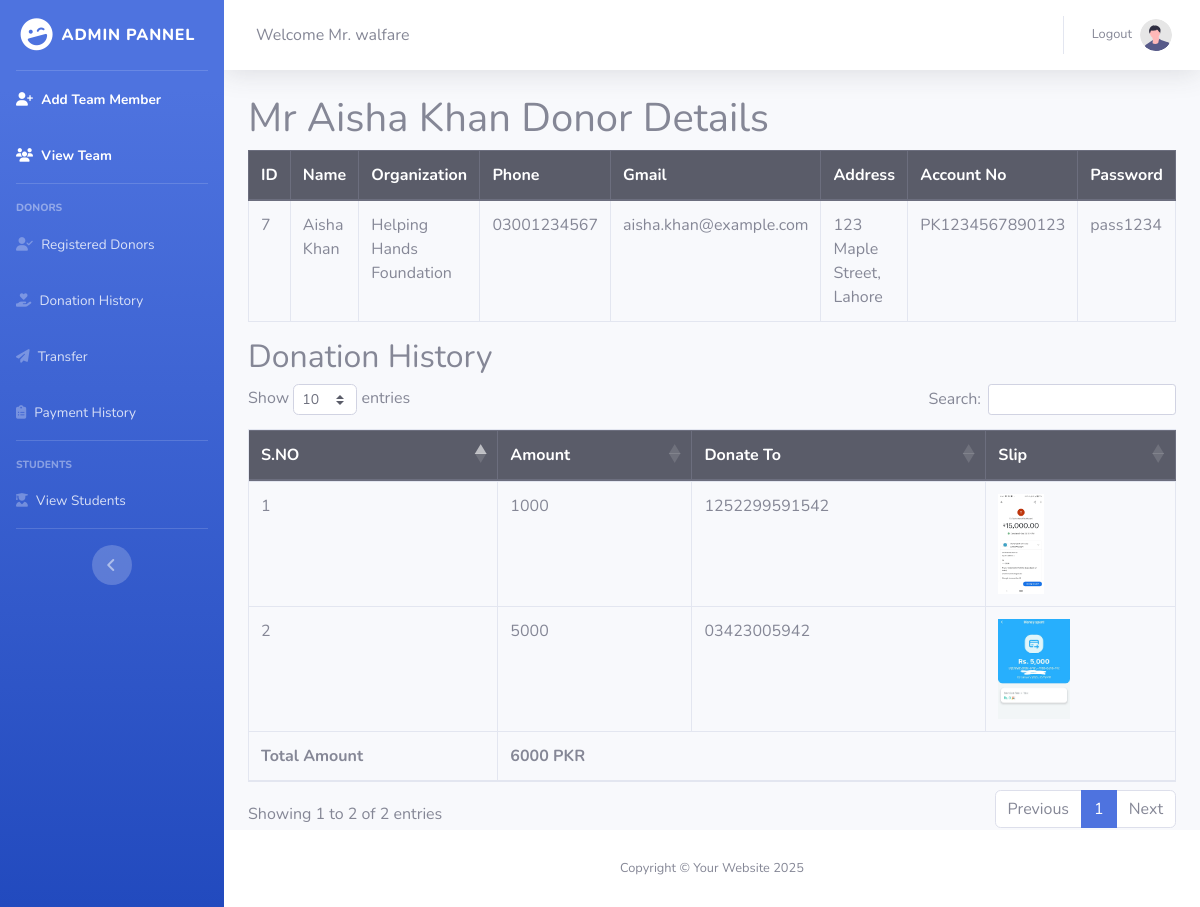
Screenshot of /Admin_pannel/Donor_Detail.php?ID=7 (signed in) with the database file from the repository.
### tables this page shows
CREATE TABLE `donor_registration` (
  `Donor_ID` int(11) NOT NULL AUTO_INCREMENT,
  `Donor_Name` varchar(100) NOT NULL,
  `Organization` varchar(100) DEFAULT NULL,
  `Phone` varchar(20) NOT NULL,
  `Email` varchar(100) NOT NULL,
  `Address` varchar(255) NOT NULL,
  `Account_No` varchar(50) NOT NULL,
  `Donor_Password` varchar(250) DEFAULT NULL,
  PRIMARY KEY (`Donor_ID`)
);

CREATE TABLE `donation_history` (
  `Donor` int(11) DEFAULT NULL,
  `Donate_Amount` int(200) DEFAULT NULL,
  `Donate_Slip` varchar(250) DEFAULT NULL,
  `account_number` varchar(250) DEFAULT NULL
);

### Admin_pannel/Donor_Detail.php (the view, shortened to what this page needs)
<?php
include './Admin_Header.php';
?>
<div class="container-fluid">
    <?php
    if (isset($_GET["ID"])) {
        $ID = $_GET["ID"];
        $selectQuery = "SELECT * FROM donor_registration WHERE Donor_ID = $ID";
        $result = mysqli_query($dblink, $selectQuery);
        $fetch_data = mysqli_fetch_array($result);
    }
    ?>
    <div class="table-responsive">
        <h1>Mr <?php echo $fetch_data[1]; ?> Donor Details</h1>
        <table class="table table-bordered">
            <thead class="thead-dark">
                <tr>
                    <th>ID</th>
                    <th>Name</th>
                    <th>Organization</th>
                    <th>Phone</th>
                    <th>Gmail</th>
                    <th>Address</th>
                    <th>Account No</th>
                    <th>Password</th>
                </tr>
            </thead>
            <tbody>
                <tr>
                    <td><?php echo $fetch_data[0]; ?></td>
                    <td><?php echo $fetch_data[1]; ?></td>
                    <td><?php echo $fetch_data[2]; ?></td>
                    <td><?php echo $fetch_data[3]; ?></td>
                    <td><?php echo $fetch_data[4]; ?></td>
                    <td><?php echo $fetch_data[5]; ?></td>
                    <td><?php echo $fetch_data[6]; ?></td>
                    <td><?php echo $fetch_data[7]; ?></td>
                </tr>
            </tbody>
        </table>
    </div>
    <h2>Donation History</h2>
    <table class="table table-bordered" id="dataTable" width="100%" cellspacing="0">
        <thead class="thead-dark">
            <tr>
                <th>S.NO</th>
                <th>Amount</th>
                <th>Donate To</th>
                <th>Slip</th>
            </tr>
        </thead>
        <tbody>
            <?php
            $query = "SELECT * FROM donation_history where Donor = $fetch_data[0]";
            $run = mysqli_query($dblink, $query);
            $id = 1;
                $DonatedAmount = 0;
            while ($fetch = mysqli_fetch_array($run)) {
            ?>
                <tr>
                    <td><?php echo $id; ?></td>
                    <td><?php echo $fetch[1]; $DonatedAmount+=$fetch[1];  ?></td>
                    <td><?php echo $fetch[3]; ?></td>
                    <td><img src="../Donor/Slips/<?php echo $fetch[2]; ?>" height="100px" alt=""></td>
                </tr>
            <?php
                $id++;
            }
            ?>
        </tbody>
        <tfoot>
                <th colspan="1">Total Amount</th>
                <th colspan="3"><?PhP echo $DonatedAmount," PKR"; ?></th>
            </tfoot>
    </table>
</div>
<?php
include './Admin_Footer.php';
?>

### Admin_pannel/Admin_Header.php (shortened to what this page needs)
<?php
include '../Connection.php';
if (((isset($_SESSION["Session_Admin_Gmail"]) and isset($_SESSION["Session_Admin_Password"])))) {
    $Admin_Gmail_from_ses = $_SESSION["Session_Admin_Gmail"];
    $Admin_Password_from_ses = $_SESSION["Session_Admin_Password"];
    $select = "select * from admin where Admin_Gmail = '$Admin_Gmail_from_ses' and Admin_Password = '$Admin_Password_from_ses'";
    $run = mysqli_query($dblink, $select);
    $fetch = mysqli_fetch_array($run);
    $LoginAdminName = $fetch[1];
}
?>
<!DOCTYPE html>
<html lang="en">
<head>
    <link href="Assets/vendor/fontawesome-free/css/all.min.css" rel="stylesheet" type="text/css">
    <link href="Assets/css/sb-admin-2.min.css" rel="stylesheet">
    <link href="Assets/vendor/datatables/dataTables.bootstrap4.min.css" rel="stylesheet">
</head>
<body id="page-top">
    <div id="wrapper">
        <ul class="navbar-nav bg-gradient-primary sidebar sidebar-dark accordion" id="accordionSidebar">
            <a class="sidebar-brand d-flex align-items-center justify-content-center" href="./Dashboard.php">
                <div class="sidebar-brand-icon rotate-n-15">
                    <i class="fas fa-laugh-wink"></i>
                </div>
                <div class="sidebar-brand-text mx-2">Admin Pannel</div>
            </a>
            <hr class="sidebar-divider my-0">
            <li class="nav-item active">
                <a class="nav-link" href="./Add_Team_Member.php">
                    <i class="fas fa-user-plus"></i>
                    <span>Add Team Member</span></a>
            </li>
            <li class="nav-item active">
                <a class="nav-link" href="./View_Team.php">
                    <i class="fas fa-users"></i>
                    <span>View Team</span></a>
            </li>
            <hr class="sidebar-divider">
            <div class="sidebar-heading">
                Donors
            </div>
            <li class="nav-item">
                <a class="nav-link" href="./Registered_Donors.php">
                    <i class="fas fa-user-check"></i>
                    <span>Registered Donors</span></a>
            </li>
            <li class="nav-item">
                <a class="nav-link" href="./Donation_History.php">
                    <i class="fas fa-hand-holding-heart"></i>
                    <span>Donation History</span></a>
            </li>
            <li class="nav-item">
                <a class="nav-link" href="./Transfer.php">
                    <i class="fas fa-paper-plane"></i>
                    <span>Transfer</span></a>
            </li>
            <li class="nav-item">
                <a class="nav-link" href="./Payment_History.php">
                    <i class="fas fa-clipboard-list"></i>
                    <span>Payment History</span></a>
            </li>
            <hr class="sidebar-divider">
            <div class="sidebar-heading">
                Students
            </div>
            <li class="nav-item">
                <a class="nav-link" href="./View_Students.php">
                    <i class="fas fa-user-graduate"></i>
                    <span>View Students</span></a>
            </li>
            <hr class="sidebar-divider d-none d-md-block">
            <div class="text-center d-none d-md-inline">
                <button class="rounded-circle border-0" id="sidebarToggle"></button>
            </div>
        </ul>
        <div id="content-wrapper" class="d-flex flex-column">
            <div id="content">
                <nav class="navbar navbar-expand navbar-light bg-white topbar mb-4 static-top shadow">
                    <div class="d-none d-sm-inline-block form-inline mr-auto ml-md-3 my-2 my-md-0 mw-100 ">
                        <span>Welcome Mr. <?php echo $LoginAdminName; ?></span>
                    </div>
                    <ul class="navbar-nav ml-auto">
                        <li class="nav-item dropdown no-arrow">
                            <a class="nav-link dropdown-toggle" href="#" id="userDropdown" role="button" data-toggle="dropdown" aria-haspopup="true" aria-expanded="false">
                                <span class="mr-2 d-none d-lg-inline text-gray-600 small">Logout</span>
                                <img class="img-profile rounded-circle" src="Assets/img/undraw_profile.svg">
                            </a>
                        </li>
                    </ul>
                </nav>

### rows the page displays
donor_registration: Donor_Name "Aisha Khan", Donor_ID "7", Organization "Helping Hands Foundation", Phone "03001234567", Email "aisha.khan@example.com", Address "123 Maple Street, Lahore", Account_No "PK1234567890123", Donor_Password "pass1234"
donation_history: Donate_Amount "1000", account_number "1252299591542", Donate_Slip (picture)
donation_history: Donate_Amount "5000", account_number "03423005942", Donate_Slip (picture)

### other values shown
$LoginAdminName "walfare"
$DonatedAmount "6000"
